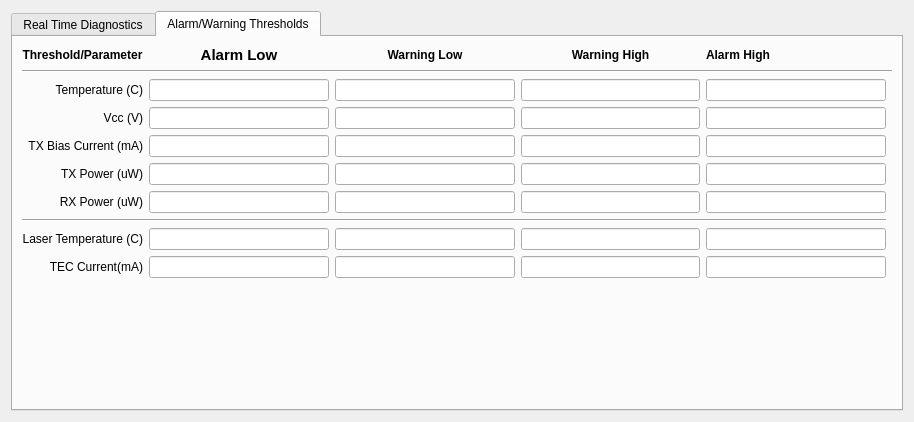
<?xml version="1.0" encoding="UTF-8"?>
<ui version="4.0">
 <class>Dialog</class>
 <widget class="QDialog" name="Dialog">
  <property name="geometry">
   <rect>
    <x>0</x>
    <y>0</y>
    <width>914</width>
    <height>422</height>
   </rect>
  </property>
  <property name="windowTitle">
   <string>Dialog</string>
  </property>
  <property name="modal">
   <bool>false</bool>
  </property>
  <layout class="QGridLayout" name="gridLayout_4">
   <item row="0" column="0">
    <widget class="QTabWidget" name="tabWidget">
     <property name="currentIndex">
      <number>1</number>
     </property>
     <widget class="QWidget" name="tab">
      <attribute name="title">
       <string>Real Time Diagnostics</string>
      </attribute>
      <layout class="QGridLayout" name="gridLayout_6">
       <item row="0" column="0">
        <layout class="QGridLayout" name="gridLayout_2">
         <item row="0" column="0">
          <layout class="QGridLayout" name="gridLayout_3">
           <item row="1" column="1">
            <widget class="QLineEdit" name="lineEdit">
             <property name="enabled">
              <bool>true</bool>
             </property>
            </widget>
           </item>
           <item row="3" column="1">
            <widget class="QLineEdit" name="lineEdit_3">
             <property name="enabled">
              <bool>true</bool>
             </property>
            </widget>
           </item>
           <item row="4" column="0" colspan="2">
            <widget class="Line" name="line">
             <property name="orientation">
              <enum>Qt::Horizontal</enum>
             </property>
            </widget>
           </item>
           <item row="5" column="0" colspan="2">
            <layout class="QGridLayout" name="gridLayout_5">
             <item row="0" column="0" colspan="2">
              <widget class="QLabel" name="label_4">
               <property name="font">
                <font>
                 <pointsize>12</pointsize>
                 <weight>75</weight>
                 <bold>true</bold>
                </font>
               </property>
               <property name="text">
                <string>Real Time Diagnostic Values</string>
               </property>
               <property name="alignment">
                <set>Qt::AlignCenter</set>
               </property>
              </widget>
             </item>
             <item row="3" column="2" rowspan="2" colspan="2">
              <widget class="QLabel" name="label_12">
               <property name="text">
                <string>NOTE: Optional diagnostics are only supported for DWDM transceivers.</string>
               </property>
               <property name="wordWrap">
                <bool>true</bool>
               </property>
              </widget>
             </item>
             <item row="4" column="0">
              <widget class="QLabel" name="txPowerLabel">
               <property name="font">
                <font>
                 <weight>50</weight>
                 <bold>false</bold>
                </font>
               </property>
               <property name="text">
                <string>TX Power (uW)</string>
               </property>
               <property name="alignment">
                <set>Qt::AlignRight|Qt::AlignTrailing|Qt::AlignVCenter</set>
               </property>
              </widget>
             </item>
             <item row="0" column="2" colspan="2">
              <widget class="QLabel" name="label_6">
               <property name="font">
                <font>
                 <pointsize>12</pointsize>
                 <weight>75</weight>
                 <bold>true</bold>
                </font>
               </property>
               <property name="text">
                <string>Optional Diagnostic Values</string>
               </property>
               <property name="alignment">
                <set>Qt::AlignCenter</set>
               </property>
              </widget>
             </item>
             <item row="2" column="2">
              <widget class="QLabel" name="label_8">
               <property name="font">
                <font>
                 <weight>50</weight>
                 <bold>false</bold>
                </font>
               </property>
               <property name="text">
                <string>TEC current</string>
               </property>
               <property name="alignment">
                <set>Qt::AlignRight|Qt::AlignTrailing|Qt::AlignVCenter</set>
               </property>
              </widget>
             </item>
             <item row="3" column="0">
              <widget class="QLabel" name="txBiasCurrentLabel">
               <property name="font">
                <font>
                 <weight>50</weight>
                 <bold>false</bold>
                </font>
               </property>
               <property name="text">
                <string>TX Bias Current (mA)</string>
               </property>
               <property name="alignment">
                <set>Qt::AlignRight|Qt::AlignTrailing|Qt::AlignVCenter</set>
               </property>
              </widget>
             </item>
             <item row="3" column="1">
              <widget class="QLineEdit" name="txBiasCurrentLineEdit"/>
             </item>
             <item row="1" column="0">
              <widget class="QLabel" name="temperatureLabel">
               <property name="font">
                <font>
                 <weight>50</weight>
                 <bold>false</bold>
                </font>
               </property>
               <property name="text">
                <string>Temperature (C)</string>
               </property>
               <property name="alignment">
                <set>Qt::AlignRight|Qt::AlignTrailing|Qt::AlignVCenter</set>
               </property>
              </widget>
             </item>
             <item row="2" column="1">
              <widget class="QLineEdit" name="vccLineEdit"/>
             </item>
             <item row="2" column="0">
              <widget class="QLabel" name="vccLabel">
               <property name="font">
                <font>
                 <weight>50</weight>
                 <bold>false</bold>
                </font>
               </property>
               <property name="text">
                <string>Vcc (V)</string>
               </property>
               <property name="alignment">
                <set>Qt::AlignRight|Qt::AlignTrailing|Qt::AlignVCenter</set>
               </property>
              </widget>
             </item>
             <item row="1" column="2">
              <widget class="QLabel" name="label_7">
               <property name="font">
                <font>
                 <weight>50</weight>
                 <bold>false</bold>
                </font>
               </property>
               <property name="text">
                <string>Laser Temperature/Wavelength</string>
               </property>
               <property name="alignment">
                <set>Qt::AlignRight|Qt::AlignTrailing|Qt::AlignVCenter</set>
               </property>
              </widget>
             </item>
             <item row="5" column="0">
              <widget class="QLabel" name="rxPowerLabel">
               <property name="font">
                <font>
                 <weight>50</weight>
                 <bold>false</bold>
                </font>
               </property>
               <property name="text">
                <string>RX Power (uW)</string>
               </property>
               <property name="alignment">
                <set>Qt::AlignRight|Qt::AlignTrailing|Qt::AlignVCenter</set>
               </property>
              </widget>
             </item>
             <item row="2" column="3">
              <widget class="QLineEdit" name="tecCurrentLineEdit"/>
             </item>
             <item row="4" column="1">
              <widget class="QLineEdit" name="txPowerLineEdit"/>
             </item>
             <item row="1" column="3">
              <widget class="QLineEdit" name="laserTempLineEdit"/>
             </item>
             <item row="5" column="1">
              <widget class="QLineEdit" name="rxPowerLineEdit"/>
             </item>
             <item row="1" column="1">
              <widget class="QLineEdit" name="temperatureLineEdit">
               <property name="enabled">
                <bool>true</bool>
               </property>
              </widget>
             </item>
            </layout>
           </item>
           <item row="1" column="0">
            <widget class="QLabel" name="label">
             <property name="font">
              <font>
               <weight>75</weight>
               <bold>true</bold>
              </font>
             </property>
             <property name="layoutDirection">
              <enum>Qt::LeftToRight</enum>
             </property>
             <property name="text">
              <string>Module Vendor Name</string>
             </property>
             <property name="alignment">
              <set>Qt::AlignRight|Qt::AlignTrailing|Qt::AlignVCenter</set>
             </property>
            </widget>
           </item>
           <item row="2" column="1">
            <widget class="QLineEdit" name="lineEdit_2">
             <property name="enabled">
              <bool>true</bool>
             </property>
            </widget>
           </item>
           <item row="2" column="0">
            <widget class="QLabel" name="label_2">
             <property name="font">
              <font>
               <weight>75</weight>
               <bold>true</bold>
              </font>
             </property>
             <property name="text">
              <string>Module Part Number</string>
             </property>
             <property name="alignment">
              <set>Qt::AlignRight|Qt::AlignTrailing|Qt::AlignVCenter</set>
             </property>
            </widget>
           </item>
           <item row="0" column="0" colspan="2">
            <widget class="QLabel" name="label_5">
             <property name="font">
              <font>
               <pointsize>12</pointsize>
               <weight>75</weight>
               <bold>true</bold>
              </font>
             </property>
             <property name="text">
              <string>SFP+ Vendor Information</string>
             </property>
             <property name="alignment">
              <set>Qt::AlignCenter</set>
             </property>
            </widget>
           </item>
           <item row="3" column="0">
            <widget class="QLabel" name="label_3">
             <property name="font">
              <font>
               <weight>75</weight>
               <bold>true</bold>
              </font>
             </property>
             <property name="text">
              <string>Diagnostic Monitoring Type</string>
             </property>
             <property name="alignment">
              <set>Qt::AlignRight|Qt::AlignTrailing|Qt::AlignVCenter</set>
             </property>
            </widget>
           </item>
          </layout>
         </item>
        </layout>
       </item>
      </layout>
     </widget>
     <widget class="QWidget" name="tab_2">
      <attribute name="title">
       <string>Alarm/Warning Thresholds</string>
      </attribute>
      <layout class="QGridLayout" name="gridLayout_7">
       <item row="10" column="4">
        <widget class="QLineEdit" name="tecCurrentHighAlarmLineEdit"/>
       </item>
       <item row="5" column="0">
        <widget class="QLabel" name="label_17">
         <property name="text">
          <string>TX Power (uW)</string>
         </property>
         <property name="alignment">
          <set>Qt::AlignRight|Qt::AlignTrailing|Qt::AlignVCenter</set>
         </property>
        </widget>
       </item>
       <item row="3" column="1">
        <widget class="QLineEdit" name="vccLowAlarmLineEdit"/>
       </item>
       <item row="5" column="2">
        <widget class="QLineEdit" name="txPowerLowWarnLineEdit"/>
       </item>
       <item row="7" column="1">
        <widget class="QLineEdit" name="rxPowerLowAlarmLineEdit"/>
       </item>
       <item row="7" column="3">
        <widget class="QLineEdit" name="rxPowerHighWarnLineEdit"/>
       </item>
       <item row="10" column="1">
        <widget class="QLineEdit" name="tecCurrentLowAlarmLineEdit"/>
       </item>
       <item row="9" column="0">
        <widget class="QLabel" name="label_20">
         <property name="text">
          <string>Laser Temperature (C)</string>
         </property>
         <property name="alignment">
          <set>Qt::AlignRight|Qt::AlignTrailing|Qt::AlignVCenter</set>
         </property>
        </widget>
       </item>
       <item row="0" column="0">
        <widget class="QLabel" name="label_21">
         <property name="font">
          <font>
           <weight>75</weight>
           <bold>true</bold>
          </font>
         </property>
         <property name="text">
          <string>Threshold/Parameter</string>
         </property>
         <property name="alignment">
          <set>Qt::AlignCenter</set>
         </property>
        </widget>
       </item>
       <item row="4" column="3">
        <widget class="QLineEdit" name="txBiasHighWarnLineEdit"/>
       </item>
       <item row="8" column="0" colspan="5">
        <widget class="Line" name="line_2">
         <property name="orientation">
          <enum>Qt::Horizontal</enum>
         </property>
        </widget>
       </item>
       <item row="0" column="1">
        <widget class="QLabel" name="label_9">
         <property name="font">
          <font>
           <pointsize>11</pointsize>
           <weight>75</weight>
           <bold>true</bold>
          </font>
         </property>
         <property name="text">
          <string>Alarm Low</string>
         </property>
         <property name="alignment">
          <set>Qt::AlignCenter</set>
         </property>
        </widget>
       </item>
       <item row="5" column="4">
        <widget class="QLineEdit" name="txPowerHighAlarmLineEdit"/>
       </item>
       <item row="10" column="2">
        <widget class="QLineEdit" name="tecCurrentLowWarnLineEdit"/>
       </item>
       <item row="7" column="0">
        <widget class="QLabel" name="label_19">
         <property name="text">
          <string>RX Power (uW)</string>
         </property>
         <property name="alignment">
          <set>Qt::AlignRight|Qt::AlignTrailing|Qt::AlignVCenter</set>
         </property>
        </widget>
       </item>
       <item row="9" column="4">
        <widget class="QLineEdit" name="laserTempHighAlarmLineEdit"/>
       </item>
       <item row="0" column="2">
        <widget class="QLabel" name="label_10">
         <property name="font">
          <font>
           <weight>75</weight>
           <bold>true</bold>
          </font>
         </property>
         <property name="text">
          <string>Warning Low</string>
         </property>
         <property name="alignment">
          <set>Qt::AlignCenter</set>
         </property>
        </widget>
       </item>
       <item row="2" column="2">
        <widget class="QLineEdit" name="tempLowWarnLineEdit"/>
       </item>
       <item row="3" column="4">
        <widget class="QLineEdit" name="vccHighAlarmLineEdit"/>
       </item>
       <item row="4" column="2">
        <widget class="QLineEdit" name="txBiasLowWarnLineEdit"/>
       </item>
       <item row="2" column="1">
        <widget class="QLineEdit" name="tempLowAlarmLineEdit"/>
       </item>
       <item row="1" column="0" colspan="6">
        <widget class="Line" name="line_3">
         <property name="orientation">
          <enum>Qt::Horizontal</enum>
         </property>
        </widget>
       </item>
       <item row="5" column="3">
        <widget class="QLineEdit" name="txPowerHighWarnLineEdit"/>
       </item>
       <item row="10" column="0">
        <widget class="QLabel" name="label_25">
         <property name="text">
          <string>TEC Current(mA)</string>
         </property>
         <property name="alignment">
          <set>Qt::AlignRight|Qt::AlignTrailing|Qt::AlignVCenter</set>
         </property>
        </widget>
       </item>
       <item row="7" column="2">
        <widget class="QLineEdit" name="rxPowerLowWarnLineEdit"/>
       </item>
       <item row="2" column="3">
        <widget class="QLineEdit" name="tempHighWarnLineEdit"/>
       </item>
       <item row="0" column="3">
        <widget class="QLabel" name="label_22">
         <property name="font">
          <font>
           <weight>75</weight>
           <bold>true</bold>
          </font>
         </property>
         <property name="text">
          <string>Warning High</string>
         </property>
         <property name="alignment">
          <set>Qt::AlignCenter</set>
         </property>
        </widget>
       </item>
       <item row="9" column="1">
        <widget class="QLineEdit" name="laserTempLowAlarmLineEdit"/>
       </item>
       <item row="9" column="2">
        <widget class="QLineEdit" name="laserTempLowWarnLineEdit"/>
       </item>
       <item row="3" column="3">
        <widget class="QLineEdit" name="vccHighWarnLineEdit"/>
       </item>
       <item row="2" column="0">
        <widget class="QLabel" name="label_11">
         <property name="text">
          <string>Temperature (C)</string>
         </property>
         <property name="alignment">
          <set>Qt::AlignRight|Qt::AlignTrailing|Qt::AlignVCenter</set>
         </property>
        </widget>
       </item>
       <item row="4" column="0">
        <widget class="QLabel" name="label_15">
         <property name="text">
          <string>TX Bias Current (mA)</string>
         </property>
         <property name="alignment">
          <set>Qt::AlignRight|Qt::AlignTrailing|Qt::AlignVCenter</set>
         </property>
        </widget>
       </item>
       <item row="0" column="4">
        <widget class="QLabel" name="label_27">
         <property name="font">
          <font>
           <weight>75</weight>
           <bold>true</bold>
          </font>
         </property>
         <property name="text">
          <string>Alarm High</string>
         </property>
        </widget>
       </item>
       <item row="7" column="4">
        <widget class="QLineEdit" name="rxPowerHighAlarmLineEdit"/>
       </item>
       <item row="3" column="0">
        <widget class="QLabel" name="label_13">
         <property name="text">
          <string>Vcc (V)</string>
         </property>
         <property name="alignment">
          <set>Qt::AlignRight|Qt::AlignTrailing|Qt::AlignVCenter</set>
         </property>
        </widget>
       </item>
       <item row="3" column="2">
        <widget class="QLineEdit" name="vccLowWarnLineEdit"/>
       </item>
       <item row="10" column="3">
        <widget class="QLineEdit" name="tecCurrentHighWarnLineEdit"/>
       </item>
       <item row="5" column="1">
        <widget class="QLineEdit" name="txPowerLowAlarmLineEdit"/>
       </item>
       <item row="9" column="3">
        <widget class="QLineEdit" name="laserTempHighWarnLineEdit"/>
       </item>
       <item row="4" column="4">
        <widget class="QLineEdit" name="txBiasHighAlarmLineEdit"/>
       </item>
       <item row="4" column="1">
        <widget class="QLineEdit" name="txBiasLowAlarmLineEdit"/>
       </item>
       <item row="2" column="4">
        <widget class="QLineEdit" name="tempHighAlarmLineEdit"/>
       </item>
       <item row="11" column="0">
        <spacer name="verticalSpacer">
         <property name="orientation">
          <enum>Qt::Vertical</enum>
         </property>
         <property name="sizeHint" stdset="0">
          <size>
           <width>20</width>
           <height>40</height>
          </size>
         </property>
        </spacer>
       </item>
      </layout>
     </widget>
    </widget>
   </item>
  </layout>
 </widget>
 <resources/>
 <connections/>
</ui>
